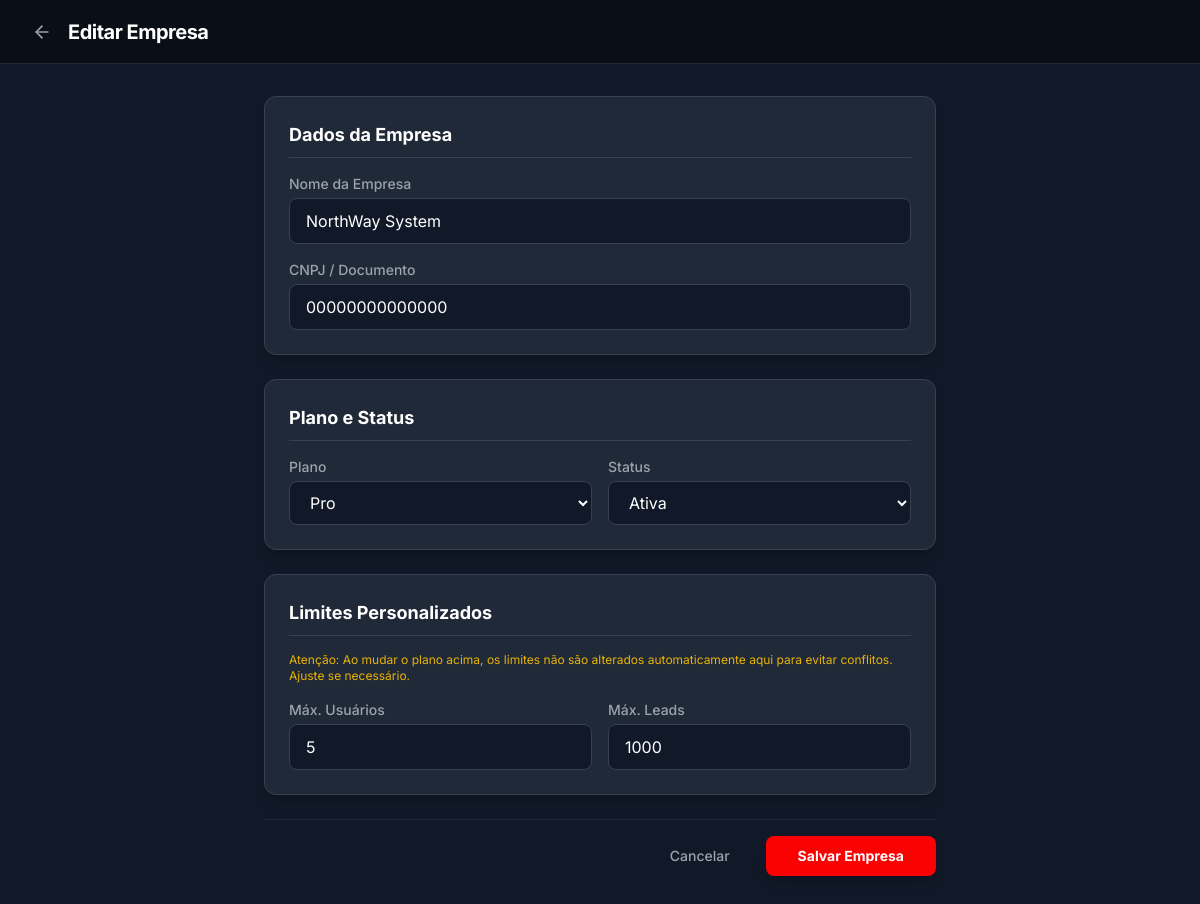
Page /master/company/6/edit (signed in) on the committed database.
### models.py (models this page shows, shortened)
class Company(db.Model):
    id = db.Column(db.Integer, primary_key=True)
    name = db.Column(db.String(100), nullable=False)
    created_at = db.Column(db.DateTime, default=datetime.utcnow)
    users = db.relationship('User', backref='company', lazy=True)
    leads = db.relationship('Lead', backref='company', lazy=True)
    pipelines = db.relationship('Pipeline', backref='company', lazy=True)
    document = db.Column(db.String(20), nullable=True) # CNPJ
    address_street = db.Column(db.String(150), nullable=True)
    address_number = db.Column(db.String(20), nullable=True)
    address_neighborhood = db.Column(db.String(100), nullable=True)
    address_city = db.Column(db.String(100), nullable=True)
    address_state = db.Column(db.String(2), nullable=True)
    address_zip = db.Column(db.String(10), nullable=True)
    representative = db.Column(db.String(100), nullable=True)
    representative_cpf = db.Column(db.String(20), nullable=True)
    logo_filename = db.Column(db.String(150), nullable=True)
    primary_color = db.Column(db.String(7), default='#fa0102') # Default Northway Red
    secondary_color = db.Column(db.String(7), default='#111827') # Default Dark Gray
    status = db.Column(db.String(20), default='active') # active, suspended, cancelled
    plan = db.Column(db.String(50), default='pro') # free, starter, pro, enterprise
    max_users = db.Column(db.Integer, default=5)
    max_leads = db.Column(db.Integer, default=1000)
    max_storage_gb = db.Column(db.Float, default=1.0)
    updated_at = db.Column(db.DateTime, default=datetime.utcnow, onupdate=datetime.utcnow)

### master.py (the view, shortened to what this page needs)
@master.route('/master/company/<int:company_id>/edit', methods=['GET', 'POST'])
@login_required
def company_edit(company_id):
    company = Company.query.get_or_404(company_id)
    return render_template('master_company_form.html', company=company)

### master.py (called while the page is built)
@master.before_request
@login_required
def check_master_access():
    if request.endpoint in ['master.revert_access', 'master.super_helper', 'master.run_library_migration', 'master.revoke_self', 'master.system_reset', 'master.migrate_saas', 'master.refresh_roles']:
        return
    if not getattr(current_user, 'is_super_admin', False):
        abort(403)

### templates/master_company_form.html (shortened to what this page needs)
{% extends "base.html" %}
{% block content %}
<div class="h-screen flex flex-col bg-gray-900 text-white">
    <div class="h-16 border-b border-gray-800 flex items-center gap-4 px-8 bg-black/40">
        <a href="{{ url_for('master.companies') }}" class="text-gray-400 hover:text-white transition-colors">
            <i data-lucide="arrow-left" class="w-5 h-5"></i>
        </a>
        <h1 class="text-xl font-bold tracking-tight">
            {{ 'Editar Empresa' if company else 'Nova Empresa' }}
        </h1>
    </div>
    <div class="flex-1 overflow-y-auto p-8">
        <div class="max-w-2xl mx-auto">
            <form method="POST" class="space-y-6">
                <div class="bg-gray-800 p-6 rounded-xl border border-gray-700 shadow-lg space-y-4">
                    <h2 class="text-lg font-bold text-white border-b border-gray-700 pb-2">Dados da Empresa</h2>
                    <div>
                        <label class="block text-sm font-medium text-gray-400 mb-1">Nome da Empresa</label>
                        <input type="text" name="name" value="{{ company.name if company else '' }}" required
                            class="w-full bg-gray-900 border border-gray-700 rounded-lg px-4 py-2.5 text-white focus:ring-2 focus:ring-northway-red focus:border-transparent outline-none">
                    </div>
                    <div>
                        <label class="block text-sm font-medium text-gray-400 mb-1">CNPJ / Documento</label>
                        <input type="text" name="document" value="{{ company.document if company else '' }}"
                            class="w-full bg-gray-900 border border-gray-700 rounded-lg px-4 py-2.5 text-white focus:ring-2 focus:ring-northway-red focus:border-transparent outline-none">
                    </div>
                </div>
                <div class="bg-gray-800 p-6 rounded-xl border border-gray-700 shadow-lg space-y-4">
                    <h2 class="text-lg font-bold text-white border-b border-gray-700 pb-2">Plano e Status</h2>
                    <div class="grid grid-cols-2 gap-4">
                        <div>
                            <label class="block text-sm font-medium text-gray-400 mb-1">Plano</label>
                            <select name="plan"
                                class="w-full bg-gray-900 border border-gray-700 rounded-lg px-4 py-2.5 text-white outline-none">
                                <option value="pro" {% if company and company.plan=='pro' %}selected{% endif %}>Pro
                                </option>
                            </select>
                        </div>
                        <div>
                            <label class="block text-sm font-medium text-gray-400 mb-1">Status</label>
                            <select name="status"
                                class="w-full bg-gray-900 border border-gray-700 rounded-lg px-4 py-2.5 text-white outline-none">
                                <option value="active" {% if company and company.status=='active' %}selected{% endif %}>
                                    Ativa</option>
                            </select>
                        </div>
                    </div>
                </div>
                {% if company %}
                <div class="bg-gray-800 p-6 rounded-xl border border-gray-700 shadow-lg space-y-4">
                    <h2 class="text-lg font-bold text-white border-b border-gray-700 pb-2">Limites Personalizados</h2>
                    <p class="text-xs text-yellow-500 mb-2">Atenção: Ao mudar o plano acima, os limites não são
                        alterados automaticamente aqui para evitar conflitos. Ajuste se necessário.</p>
                    <div class="grid grid-cols-2 gap-4">
                        <div>
                            <label class="block text-sm font-medium text-gray-400 mb-1">Máx. Usuários</label>
                            <input type="number" name="max_users" value="{{ company.max_users }}" required
                                class="w-full bg-gray-900 border border-gray-700 rounded-lg px-4 py-2.5 text-white outline-none">
                        </div>
                        <div>
                            <label class="block text-sm font-medium text-gray-400 mb-1">Máx. Leads</label>
                            <input type="number" name="max_leads" value="{{ company.max_leads }}" required
                                class="w-full bg-gray-900 border border-gray-700 rounded-lg px-4 py-2.5 text-white outline-none">
                        </div>
                    </div>
                </div>
                {% endif %}
                <div class="flex items-center justify-end gap-3 pt-4 border-t border-gray-800">
                    <a href="{{ url_for('master.companies') }}"
                        class="px-6 py-2.5 text-gray-400 hover:text-white transition-colors text-sm font-medium">Cancelar</a>
                    <button type="submit"
                        class="bg-northway-red hover:bg-red-700 text-white px-8 py-2.5 rounded-lg font-bold text-sm transition-colors shadow-lg">
                        Salvar Empresa
                    </button>
                </div>
            </form>
        </div>
    </div>
</div>
{% endblock %}

### templates/base.html (style rules this page uses)
body { -webkit-font-smoothing: antialiased; -moz-osx-font-smoothing: grayscale; }

### rows in the picture
Company: name "NorthWay System", document "00000000000000", plan "Pro", status "Ativa", max_users "5", max_leads "1000"

### other values in the picture
{{ 'Editar Empresa' if company else 'Nova Empresa' }} "Editar Empresa"
